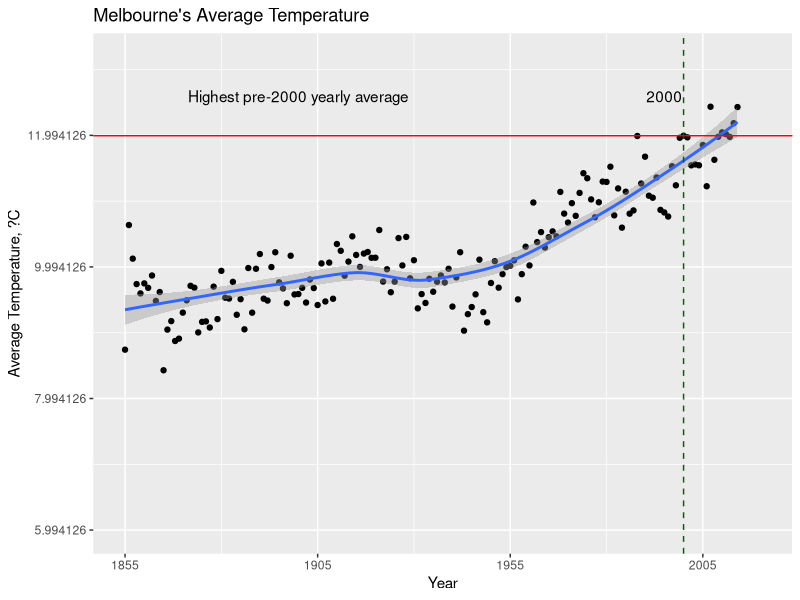

This figure's R source:
melb <- read.csv("data/melbourne.csv", as.is=TRUE, header=TRUE)
library("dplyr")
library("ggplot2")

melb <- na.omit(melb)

max.temp <- select(melb, Year:Min)%>%
  #filter(Month == 10 )%>%
  group_by(Year)%>%
  summarize(Ave = mean(Min))

#max temp pre-2000
mt <- max(max.temp$Ave[2:146], na.rm=TRUE)

ggplot(max.temp, aes(Year,Ave)) + 
  geom_point() + 
  geom_smooth() + 
  geom_hline(yintercept = mt, color="red") +
  geom_vline(xintercept = 2000, color="darkgreen", linetype = "dashed") +
  ggtitle("Melbourne's Average Temperature") + 
  annotate("text", label = "Highest pre-2000 yearly average", x = 1900, y = mt*1.05) + 
  annotate("text", label = "2000", x = 1995, y = mt*1.05) + 
  scale_x_continuous("Year",limits=c(1855,2020), breaks=seq(1855,2020, 50)) +
  scale_y_continuous("Average Temperature, ?C",limits=c(0.5*mt,mt*1.1), breaks=seq(0.5*mt,mt*1.1, 2))

